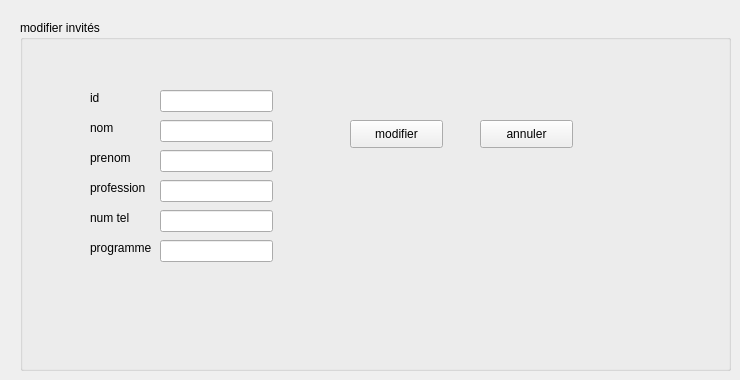
      <widget class="QWidget" name="tab_5">
       <attribute name="title">
        <string>modifier</string>
       </attribute>
       <widget class="QGroupBox" name="groupBox_3">
        <property name="geometry">
         <rect>
          <x>20</x>
          <y>20</y>
          <width>711</width>
          <height>351</height>
         </rect>
        </property>
        <property name="title">
         <string>modifier invités</string>
        </property>
        <widget class="QLabel" name="label_7">
         <property name="geometry">
          <rect>
           <x>70</x>
           <y>70</y>
           <width>55</width>
           <height>16</height>
          </rect>
         </property>
         <property name="text">
          <string>id</string>
         </property>
        </widget>
        <widget class="QLabel" name="label_8">
         <property name="geometry">
          <rect>
           <x>70</x>
           <y>100</y>
           <width>55</width>
           <height>16</height>
          </rect>
         </property>
         <property name="text">
          <string>nom</string>
         </property>
        </widget>
        <widget class="QLabel" name="label_9">
         <property name="geometry">
          <rect>
           <x>70</x>
           <y>130</y>
           <width>55</width>
           <height>16</height>
          </rect>
         </property>
         <property name="text">
          <string>prenom</string>
         </property>
        </widget>
        <widget class="QLabel" name="label_10">
         <property name="geometry">
          <rect>
           <x>70</x>
           <y>160</y>
           <width>55</width>
           <height>16</height>
          </rect>
         </property>
         <property name="text">
          <string>profession</string>
         </property>
        </widget>
        <widget class="QLabel" name="label_11">
         <property name="geometry">
          <rect>
           <x>70</x>
           <y>190</y>
           <width>55</width>
           <height>16</height>
          </rect>
         </property>
         <property name="text">
          <string>num tel</string>
         </property>
        </widget>
        <widget class="QLabel" name="label_12">
         <property name="geometry">
          <rect>
           <x>70</x>
           <y>220</y>
           <width>71</width>
           <height>16</height>
          </rect>
         </property>
         <property name="text">
          <string>programme</string>
         </property>
        </widget>
        <widget class="QLineEdit" name="lineEdit_7">
         <property name="geometry">
          <rect>
           <x>140</x>
           <y>70</y>
           <width>113</width>
           <height>22</height>
          </rect>
         </property>
        </widget>
        <widget class="QLineEdit" name="lineEdit_8">
         <property name="geometry">
          <rect>
           <x>140</x>
           <y>100</y>
           <width>113</width>
           <height>22</height>
          </rect>
         </property>
        </widget>
        <widget class="QLineEdit" name="lineEdit_9">
         <property name="geometry">
          <rect>
           <x>140</x>
           <y>130</y>
           <width>113</width>
           <height>22</height>
          </rect>
         </property>
        </widget>
        <widget class="QLineEdit" name="lineEdit_10">
         <property name="geometry">
          <rect>
           <x>140</x>
           <y>160</y>
           <width>113</width>
           <height>22</height>
          </rect>
         </property>
        </widget>
        <widget class="QLineEdit" name="lineEdit_11">
         <property name="geometry">
          <rect>
           <x>140</x>
           <y>190</y>
           <width>113</width>
           <height>22</height>
          </rect>
         </property>
        </widget>
        <widget class="QLineEdit" name="lineEdit_12">
         <property name="geometry">
          <rect>
           <x>140</x>
           <y>220</y>
           <width>113</width>
           <height>22</height>
          </rect>
         </property>
        </widget>
        <widget class="QPushButton" name="pushButton_3">
         <property name="geometry">
          <rect>
           <x>330</x>
           <y>100</y>
           <width>93</width>
           <height>28</height>
          </rect>
         </property>
         <property name="text">
          <string>modifier</string>
         </property>
        </widget>
        <widget class="QPushButton" name="pushButton_4">
         <property name="geometry">
          <rect>
           <x>460</x>
           <y>100</y>
           <width>93</width>
           <height>28</height>
          </rect>
         </property>
         <property name="text">
          <string>annuler</string>
         </property>
        </widget>
       </widget>
      </widget>
